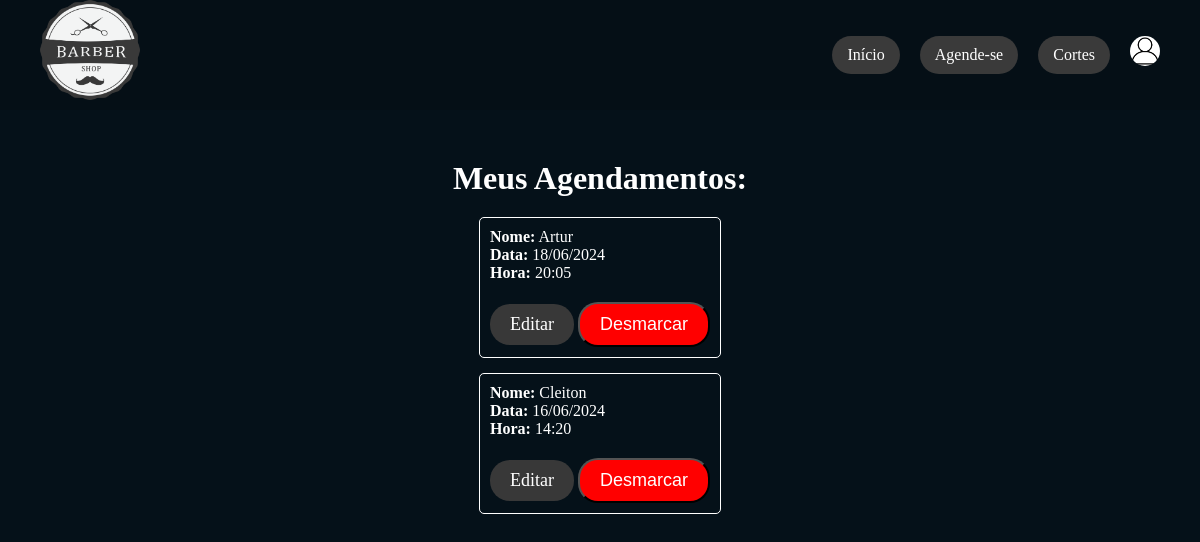
Page /meus_agendamentos (signed in) on the earlier database version.
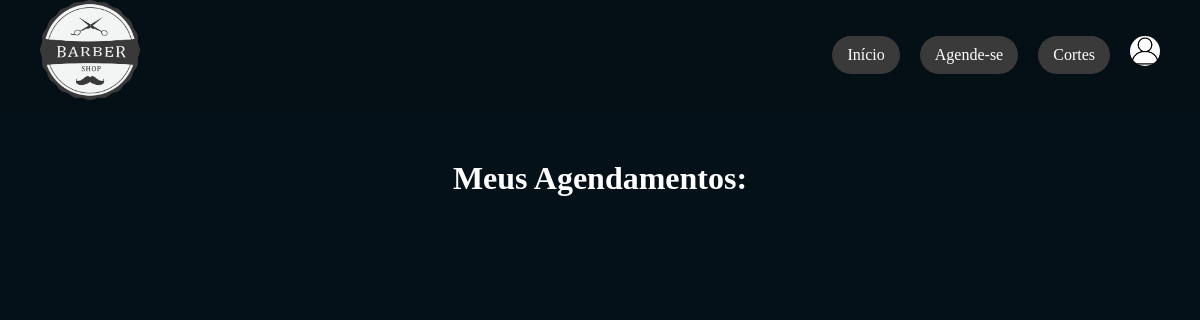
Same page on the later database version.
### models/models.py (models this page shows)
class Agendamento(Base):
    __tablename__ = "agendamentos"
    id = Column(Integer, primary_key=True, index=True)
    nome = Column(String, index=True)
    data = Column(Date)
    hora = Column(Time)
    usuario_id = Column(Integer, ForeignKey("usuarios.id"))
    usuario = relationship("Usuario", back_populates="agendamentos")

### app.py (the view)
@app.get("/meus_agendamentos", response_class=HTMLResponse)
async def meus_agendamentos(request: Request, db: Session = Depends(get_db)):
    user_email = request.session.get('user_email')
    if not user_email:
        return RedirectResponse(url="/login", status_code=303)
    usuario = db.query(Usuario).filter(Usuario.email == user_email).first()
    if not usuario:
        raise HTTPException(status_code=404, detail="Usuário não encontrado")
    agendamentos = db.query(Agendamento).filter(Agendamento.usuario_id == usuario.id).all()
    return templates.TemplateResponse("meus_agendamentos.html", {"request": request, "usuario": usuario, "agendamentos": agendamentos})

### templates/meus_agendamentos.html (shortened to what this page needs)
<!DOCTYPE html>
<html lang="pt-br">
<head>
    <link rel="stylesheet" href="/static/css/meus_agendamentos.css">
</head>
<body>
    <header>
        <nav class="menu">
            <img class="logo" src="/static/img/logo.png" alt="Logo" width="100" height="100">
            <div class="menu-options">
                <a href="/" class="opcao">Início</a>
                <a href="/agendamento" class="opcao">Agende-se</a>
                <a href="/cortes" class="opcao">Cortes</a>
                {% if request.session.get('user_email') %}
                <a href="/perfil" class="profile"><img src="/static/img/perfil.png" alt="Perfil" width="30" height="30"></a>
                {% else %}
                <a href="/login" class="opcao">Login</a>
                {% endif %}
            </div>
        </nav>
    </header>
    <div class="container">
        <h2>Meus Agendamentos:</h2>
        <div class="agendamentos-lista">
            {% for agendamento in agendamentos %}
            <div class="agendamento">
                <strong>Nome:</strong> {{ agendamento.nome }}<br>
                <strong>Data:</strong> {{ agendamento.data.strftime('%d/%m/%Y') }}<br>
                <strong>Hora:</strong> {{ agendamento.hora.strftime('%H:%M') }}
                <div class="botoes">
                    <a href="/editar_agendamento/{{ agendamento.id }}" class="editar">Editar</a>
                    <form action="/desmarcar/{{ agendamento.id }}" method="post" style="display:inline;">
                        <button type="submit" class="desmarcar">Desmarcar</button>
                    </form>
                </div>
            </div>
            {% endfor %}
        </div>
    </div>
</body>
</html>

### static/css/meus_agendamentos.css (style rules this page uses)
* { margin: 0; padding: 0; box-sizing: border-box; }
header { position: sticky; top: 0; width: 100%; background-color: #050f16; z-index: 1000; }
body { background-color: #051119; color: white; }
.menu { display: flex; align-items: center; }
.logo { margin-left: 40px; margin-bottom: 10px; }
.menu-options { display: flex; margin-left: auto; margin-right: 40px; }
.opcao { margin-left: 20px; text-decoration: none; color: white; padding: 10px 15px; border-radius: 20px; background-color: rgb(58, 58, 58); }
.profile { margin-left: 20px; }
.profile img { border-radius: 50%; width: 30px; height: 30px; object-fit: cover; }
.container { display: flex; flex-direction: column; align-items: center; margin-top: 50px; }
.container h2 { color: rgb(255, 255, 255); font-size: 32px; margin-bottom: 20px; }

Differences in the rows shown:
removed Agendamento: nome "Artur", data "18/06/2024", hora "20:05"
removed Agendamento: nome "Cleiton", data "16/06/2024", hora "14:20"
